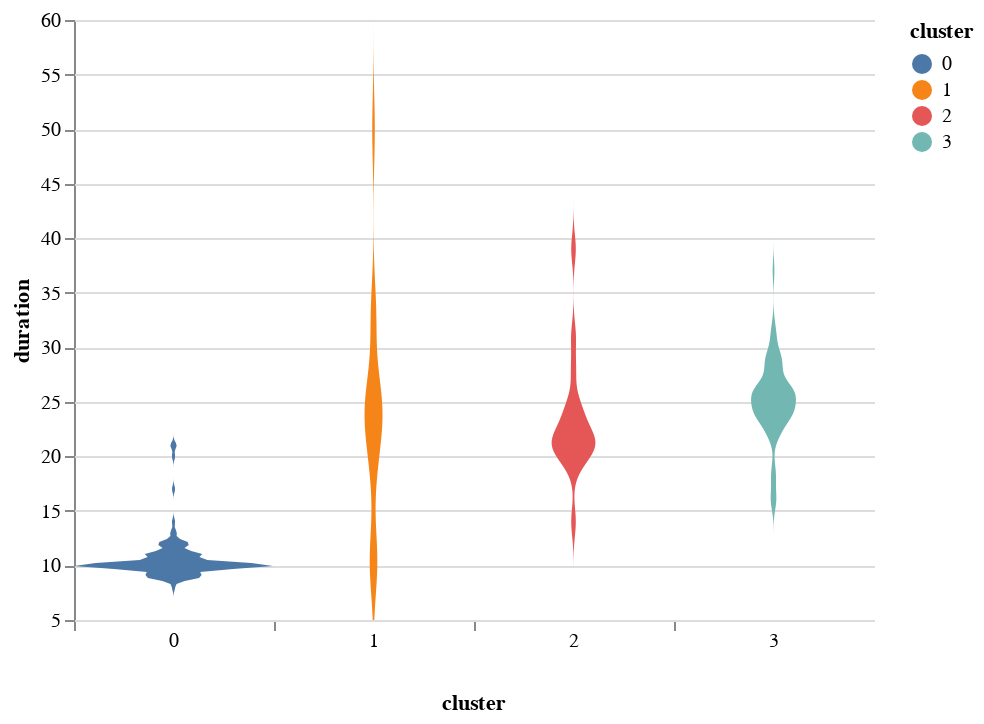

Write notebook code for a chart like this one.
### Code cell
dur_dist = clust_duration_cumdist(outliers)
dur_dist_plot(dur_dist)

### Figure 1 — Vega-Lite specification as saved in the notebook (floating-point values rounded to 4 significant figures; data arrays with more than 128 entries replaced by an {"elided": "..."} marker saying what was removed)
{"config": {"view": {"continuousWidth": 400, "continuousHeight": 300, "stroke": null}, "facet": {"spacing": 0}}, "data": {"name": "data-e55eb591b8d1cb5ffa9bb431c615172c"}, "mark": {"type": "area", "orient": "horizontal"}, "encoding": {"color": {"type": "nominal", "field": "cluster"}, "column": {"type": "nominal", "field": "cluster", "header": {"labelOrient": "bottom", "labelPadding": 0, "titleOrient": "bottom"}}, "x": {"type": "quantitative", "axis": {"grid": false, "labels": false, "ticks": true, "values": [0]}, "field": "density", "impute": null, "stack": "center", "title": null}, "y": {"type": "quantitative", "field": "duration"}}, "transform": [{"density": "duration", "extent": [5, 60], "groupby": ["cluster"], "as": ["duration", "density"]}], "width": 100, "$schema": "https://vega.github.io/schema/vega-lite/v4.0.0.json", "datasets": {"data-e55eb591b8d1cb5ffa9bb431c615172c": {"elided": "221 records"}}}
